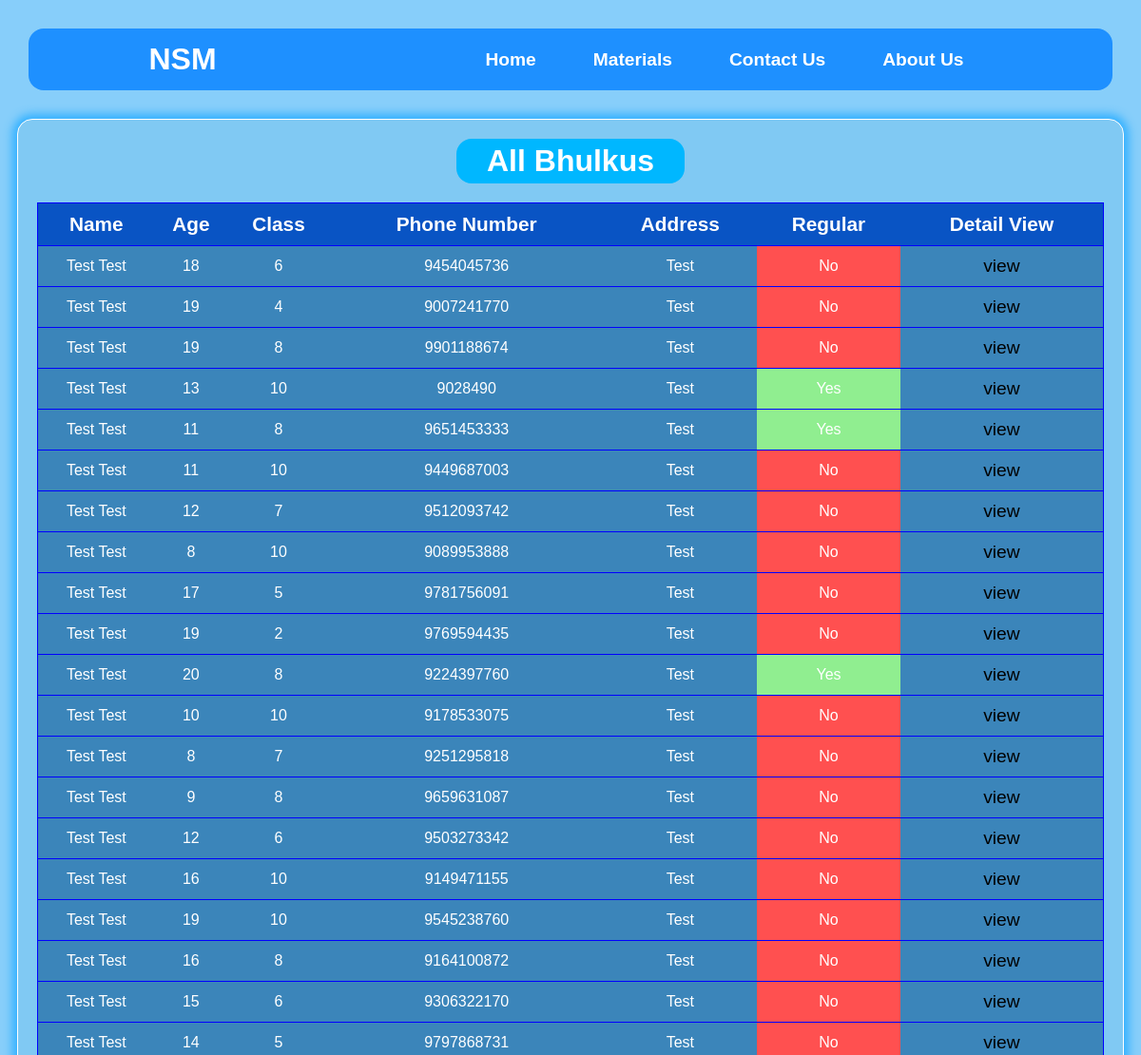
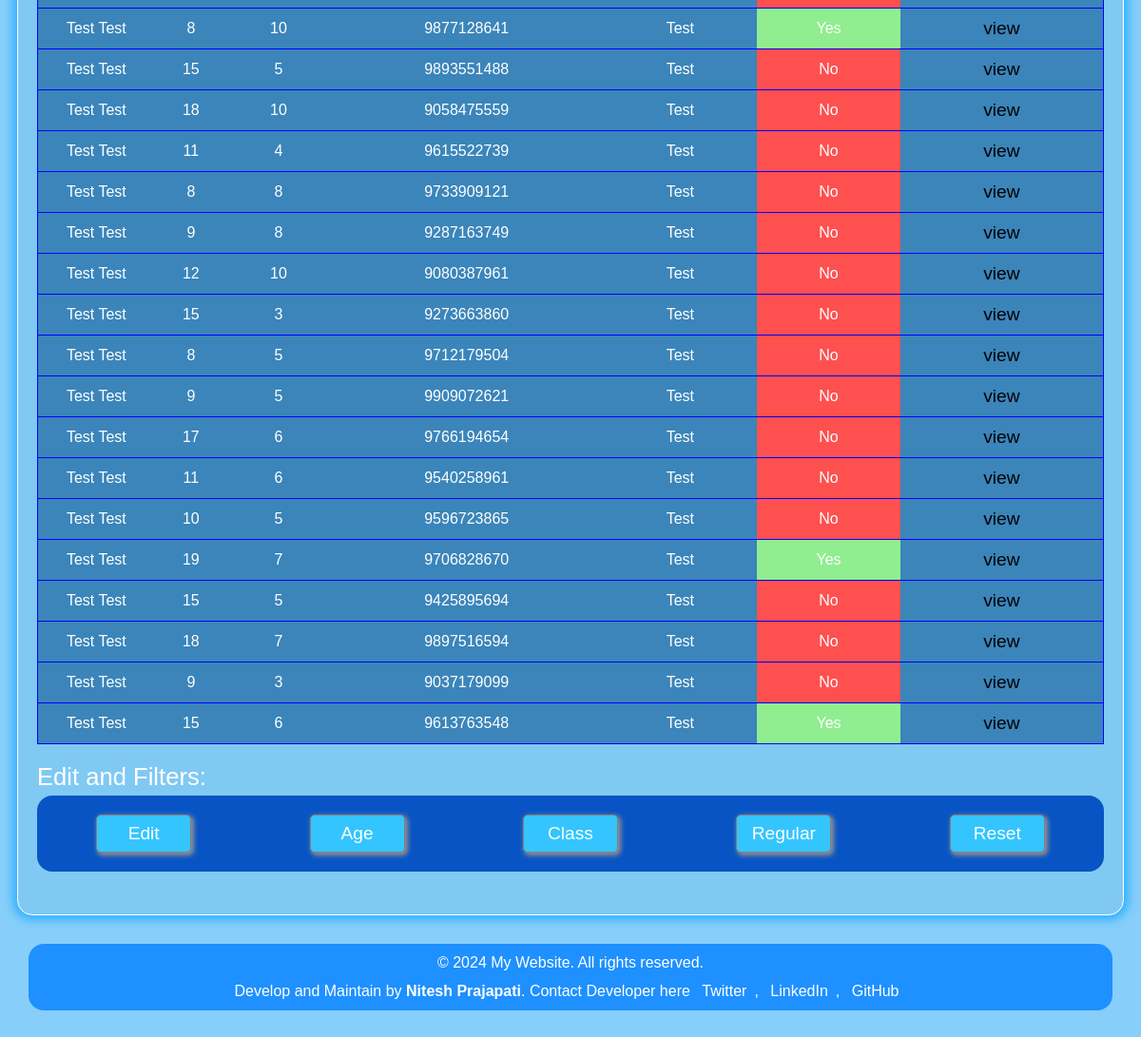
Screenshot of /bhulkus/all-bhulku/ with the database file from the repository (2 pictures, top to bottom).
### bhulkus/models.py (models this page shows, shortened)
class bhulku(models.Model):
    id=models.IntegerField(primary_key=True)
    first_name=models.CharField(max_length=24)
    middle_name=models.CharField(max_length=24)
    last_name=models.CharField(max_length=24)
    standard=models.SmallIntegerField(null=True)
    dob=models.DateField(default='2028-06-05')
    age=models.SmallIntegerField(null=True)
    school=models.CharField(max_length=24,null=True)
    phone_number=models.PositiveIntegerField(null=True)
    address=models.CharField(max_length=24,null=True)
    regular=models.BooleanField(default=False)

### bhulkus/views.py (the view)
# urls.py: path('all-bhulku/',views.bhulkus_db,name='bhulkus-db'),
def bhulkus_db(request,arg=None):
    status=False
    if arg:
        status=True
    user=bhulku.objects.all()
    return render(request,'bhulkus/bhulkus_db.html',{'bhulku':user,'status':status})

### templates/bhulkus/bhulkus_db.html (shortened to what this page needs)
{% extends "home/base.html" %}
{% load static %}
{% block css %}
<link rel="stylesheet" href="{% static 'css/bhulkus/bhulkus_db.css' %}">{% endblock css %}
{% block main_content %}
<main>
    <h1>All Bhulkus</h1>
    <table>
        <tr class="head-row">
            <th>Name</th>
            <th>Age</th>
            <th>Class</th>
            <th>Phone Number</th>
            <th>Address</th>
            <th>Regular</th>
            <th>Detail View</th>
        </tr>
    {% if not status %}
        {% for bhlk in bhulku%}
        <tr>
            <td>{{ bhlk.first_name}} {{bhlk.last_name }}</td>
            <td>{{ bhlk.age }}</td>
            <td>{{ bhlk.standard }}</td>
            <td>{{ bhlk.phone_number }}</td>
            <td>{{ bhlk.address }}</td>
            {% if bhlk.regular %}
            <td style="background-color:lightgreen"> Yes </td>
            {% else %}
            <td style="background-color:#ff5050"> No </td>
            {% endif %}
            <td><a href="{% url "detailed-view" bhlk.id %}">view</a></td>
        </tr>
        {% endfor %}
    {% endif %}
    </table>
    <div class="main-footer">
        <p>Edit and Filters:</p>
        <div>
            <a href="#"><button>Edit</button></a>
            <a href="#"><button>Age</button></a>
            <a href="#"><button>Class</button></a>
            <a id='url' onclick="url_change()" href="{% url "bhulkus-db" arg='status' %}"><button>Regular</button></a>
            <a href="{% url "bhulkus-db" %}"><button>Reset</button></a>
        </div>
    </div>
</main>
{% endblock main_content %}

### static/css/home/base.css (style rules this page uses)
* { margin: 0; padding: 0; font-family: sans-serif; box-sizing: border-box; }
html,body { background-color: #87cefa; }
main { min-height: 100vh; width: 97vw; margin: 0 auto; padding: 20px; background-color: #80c9f3; border: 1px solid #fff; border-radius: 1rem; box-shadow: 0 0 10px 5px #33b1ff; }

### static/css/bhulkus/bhulkus_db.css (style rules this page uses)
h1 { width: 15rem; margin:0 auto; margin-bottom: 20px; padding: 5px 0; color: #fff; text-align: center; background-color: rgb(0, 183, 255); border-radius: 1rem; }
table { width: 100%; border-collapse: collapse; border: 1px solid blue; }
th,td { color: #fff; text-align: center; padding: 10px 0; border-bottom: 1px solid blue; }
.head-row { font-size: 1.3rem; background-color: rgb(9, 84, 196); }
tr { background-color: rgb(59, 133, 186); }
.main-footer { padding: 20px 0; }
.main-footer p { color: #fff; font-size: 1.6rem; }
.main-footer div { margin: 5px 0; padding: 20px 0; display: flex; justify-content: space-around; align-items: center; background-color: rgb(9, 84, 196); border-radius: 1rem; }
.main-footer button { height: 40px; width: 100px; color: #fff; font-size: 1.2rem; background-color: rgb(52, 197, 255); border: 1px solid grey; border-radius: 5px; box-shadow: 2px 2px 5px 1px rgb(146, 146, 146); }
tr a { text-decoration: none; font-size: 1.2rem; color: rgb(0, 0, 0); }

### rows the page displays
bhulku: first_name "Test", last_name "Test", age "18", standard "6", phone_number "9454045736", address "Test", regular "No"
bhulku: first_name "Test", last_name "Test", age "19", standard "4", phone_number "9007241770", address "Test", regular "No"
bhulku: first_name "Test", last_name "Test", age "19", standard "8", phone_number "9901188674", address "Test", regular "No"
bhulku: first_name "Test", last_name "Test", age "13", standard "10", phone_number "9028490", address "Test", regular "Yes"
bhulku: first_name "Test", last_name "Test", age "11", standard "8", phone_number "9651453333", address "Test", regular "Yes"
bhulku: first_name "Test", last_name "Test", age "11", standard "10", phone_number "9449687003", address "Test", regular "No"
bhulku: first_name "Test", last_name "Test", age "12", standard "7", phone_number "9512093742", address "Test", regular "No"
bhulku: first_name "Test", last_name "Test", age "8", standard "10", phone_number "9089953888", address "Test", regular "No"
bhulku: first_name "Test", last_name "Test", age "17", standard "5", phone_number "9781756091", address "Test", regular "No"
bhulku: first_name "Test", last_name "Test", age "19", standard "2", phone_number "9769594435", address "Test", regular "No"
bhulku: first_name "Test", last_name "Test", age "20", standard "8", phone_number "9224397760", address "Test", regular "Yes"
bhulku: first_name "Test", last_name "Test", age "10", standard "10", phone_number "9178533075", address "Test", regular "No"
bhulku: first_name "Test", last_name "Test", age "8", standard "7", phone_number "9251295818", address "Test", regular "No"
bhulku: first_name "Test", last_name "Test", age "9", standard "8", phone_number "9659631087", address "Test", regular "No"
bhulku: first_name "Test", last_name "Test", age "12", standard "6", phone_number "9503273342", address "Test", regular "No"
bhulku: first_name "Test", last_name "Test", age "16", standard "10", phone_number "9149471155", address "Test", regular "No"
bhulku: first_name "Test", last_name "Test", age "19", standard "10", phone_number "9545238760", address "Test", regular "No"
bhulku: first_name "Test", last_name "Test", age "16", standard "8", phone_number "9164100872", address "Test", regular "No"
bhulku: first_name "Test", last_name "Test", age "15", standard "6", phone_number "9306322170", address "Test", regular "No"
bhulku: first_name "Test", last_name "Test", age "14", standard "5", phone_number "9797868731", address "Test", regular "No"
bhulku: first_name "Test", last_name "Test", age "8", standard "10", phone_number "9877128641", address "Test", regular "Yes"
bhulku: first_name "Test", last_name "Test", age "15", standard "5", phone_number "9893551488", address "Test", regular "No"
bhulku: first_name "Test", last_name "Test", age "18", standard "10", phone_number "9058475559", address "Test", regular "No"
bhulku: first_name "Test", last_name "Test", age "11", standard "4", phone_number "9615522739", address "Test", regular "No"
bhulku: first_name "Test", last_name "Test", age "8", standard "8", phone_number "9733909121", address "Test", regular "No"
bhulku: first_name "Test", last_name "Test", age "9", standard "8", phone_number "9287163749", address "Test", regular "No"
bhulku: first_name "Test", last_name "Test", age "12", standard "10", phone_number "9080387961", address "Test", regular "No"
bhulku: first_name "Test", last_name "Test", age "15", standard "3", phone_number "9273663860", address "Test", regular "No"
bhulku: first_name "Test", last_name "Test", age "8", standard "5", phone_number "9712179504", address "Test", regular "No"
bhulku: first_name "Test", last_name "Test", age "9", standard "5", phone_number "9909072621", address "Test", regular "No"
bhulku: first_name "Test", last_name "Test", age "17", standard "6", phone_number "9766194654", address "Test", regular "No"
bhulku: first_name "Test", last_name "Test", age "11", standard "6", phone_number "9540258961", address "Test", regular "No"
bhulku: first_name "Test", last_name "Test", age "10", standard "5", phone_number "9596723865", address "Test", regular "No"
bhulku: first_name "Test", last_name "Test", age "19", standard "7", phone_number "9706828670", address "Test", regular "Yes"
bhulku: first_name "Test", last_name "Test", age "15", standard "5", phone_number "9425895694", address "Test", regular "No"
bhulku: first_name "Test", last_name "Test", age "18", standard "7", phone_number "9897516594", address "Test", regular "No"
bhulku: first_name "Test", last_name "Test", age "9", standard "3", phone_number "9037179099", address "Test", regular "No"
bhulku: first_name "Test", last_name "Test", age "15", standard "6", phone_number "9613763548", address "Test", regular "Yes"
